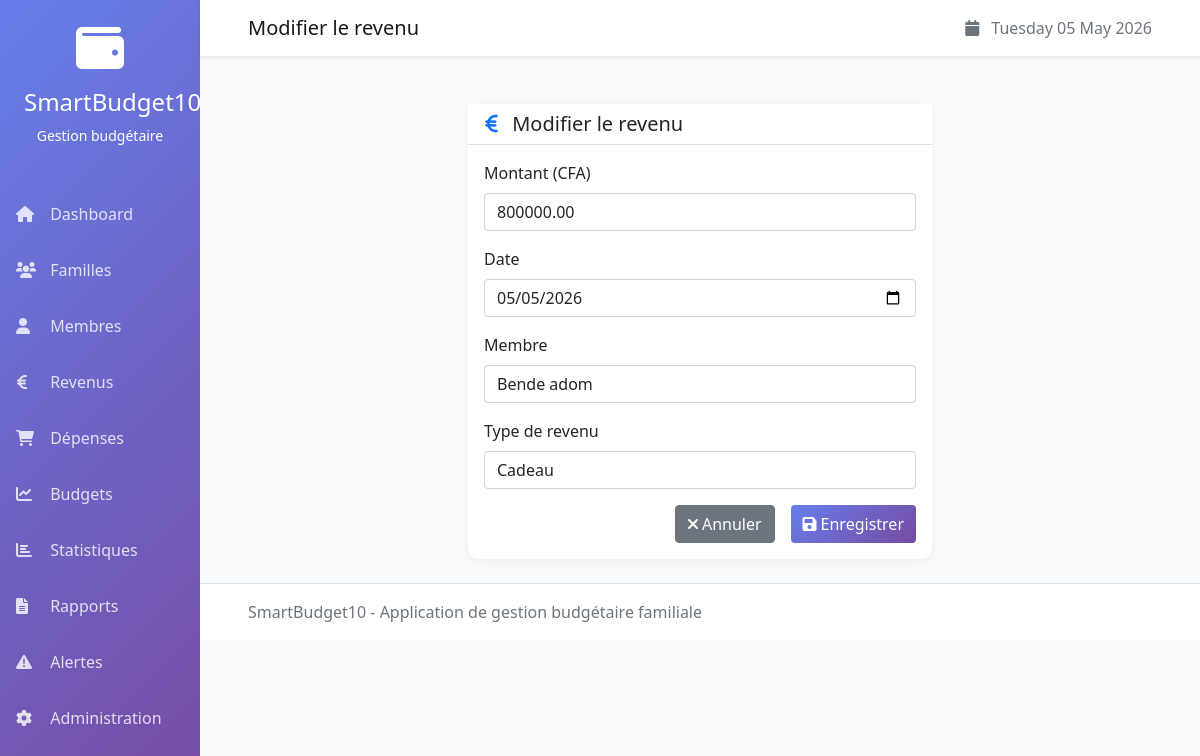
Screenshot of /revenus/1/modifier/ with the database file from the repository.
### gestionbudgetfamille10/models/revenu.py (models this page shows, shortened)
class Revenu(models.Model):
    idRevenu = models.AutoField(primary_key=True)
    Montant = models.DecimalField(max_digits=10, decimal_places=2)
    Date = models.DateField()
    idMembre = models.ForeignKey(Membre, on_delete=models.CASCADE, related_name='revenus')
    idTypeRevenu = models.ForeignKey(TypeRevenu, on_delete=models.CASCADE)
    class Meta:
        verbose_name = "Revenu"
        verbose_name_plural = "Revenus"

### gestionbudgetfamille10/models/membre.py (models this page shows)
class Membre(models.Model):
    ROLE_CHOICES = [
        ('parent', 'Parent'),
        ('enfant', 'Enfant'),
        ('autre', 'Autre'),
    ]
    idMembre = models.AutoField(primary_key=True)
    Nom = models.CharField(max_length=50)
    Prenom = models.CharField(max_length=50)
    Role = models.CharField(max_length=20, choices=ROLE_CHOICES, default='enfant')
    idFamille = models.ForeignKey(Famille, on_delete=models.CASCADE, related_name='membres')
    def __str__(self):
        return f"{self.Prenom} {self.Nom}"
    class Meta:
        verbose_name = "Membre"
        verbose_name_plural = "Membres"

### gestionbudgetfamille10/models/typedrevenu.py (models this page shows)
class TypeRevenu(models.Model):
    idTypeRevenu = models.AutoField(primary_key=True)
    NomType = models.CharField(max_length=50)
    def __str__(self):
        return self.NomType
    class Meta:
        verbose_name = "Type de revenu"
        verbose_name_plural = "Types de revenu"

### gestionbudgetfamille10/views/revenu_views.py (the view)
# urls.py: path('revenus/<int:pk>/modifier/', revenu_views.modifier_revenu, name='modifier_revenu'),
def modifier_revenu(request, pk):
    revenu = get_object_or_404(Revenu, idRevenu=pk)
    if request.method == 'POST':
        form = RevenuForm(request.POST, instance=revenu, famille_id=revenu.idMembre.idFamille.idFamille)
        if form.is_valid():
            form.save()
            messages.success(request, "Revenu modifié avec succès !")
            return redirect('liste_revenus')
    else:
        form = RevenuForm(instance=revenu, famille_id=revenu.idMembre.idFamille.idFamille)
    return render(request, 'gestionbudgetfamille10/revenu/form.html', {
        'form': form,
        'titre': 'Modifier le revenu',
        'revenu': revenu
    })

### gestionbudgetfamille10/templates/gestionbudgetfamille10/revenu/form.html (shortened to what this page needs)
{% extends 'gestionbudgetfamille10/base.html' %}
{% block page_title %}{{ titre }}{% endblock %}
{% block content %}
<div class="row justify-content-center">
    <div class="col-md-6">
        <div class="card">
            <div class="card-header bg-white">
                <h5 class="mb-0">
                    <i class="fas fa-euro-sign text-primary me-2"></i>
                    {{ titre }}
                </h5>
            </div>
            <div class="card-body">
                <form method="post">
                    {% for field in form %}
                        <div class="mb-3">
                            <label for="{{ field.id_for_label }}" class="form-label">
                                {{ field.label }}
                            </label>
                            {{ field }}
                        </div>
                    {% endfor %}
                    <div class="d-grid gap-2 d-md-flex justify-content-md-end">
                        <a href="{% url 'liste_revenus' %}" class="btn btn-secondary me-md-2">
                            <i class="fas fa-times me-1"></i>Annuler
                        </a>
                        <button type="submit" class="btn btn-primary">
                            <i class="fas fa-save me-1"></i>Enregistrer
                        </button>
                    </div>
                </form>
            </div>
        </div>
    </div>
</div>
{% endblock %}

### gestionbudgetfamille10/templates/gestionbudgetfamille10/base.html (style rules this page uses)
.card { border: none; border-radius: 10px; box-shadow: 0 2px 10px rgba(0,0,0,.05); transition: transform 0.3s; }
.btn-primary { background: linear-gradient(135deg, #667eea 0%, #764ba2 100%); border: none; }

### rows the page displays
Revenu: form "800000.00" "05/05/2026"
Membre: form "Bende adom"
TypeRevenu: form "Cadeau"

### other values shown
{{ titre }} "Modifier le revenu"
{{ field.label }} "Montant (CFA)" "Date" "Membre" "Type de revenu"
